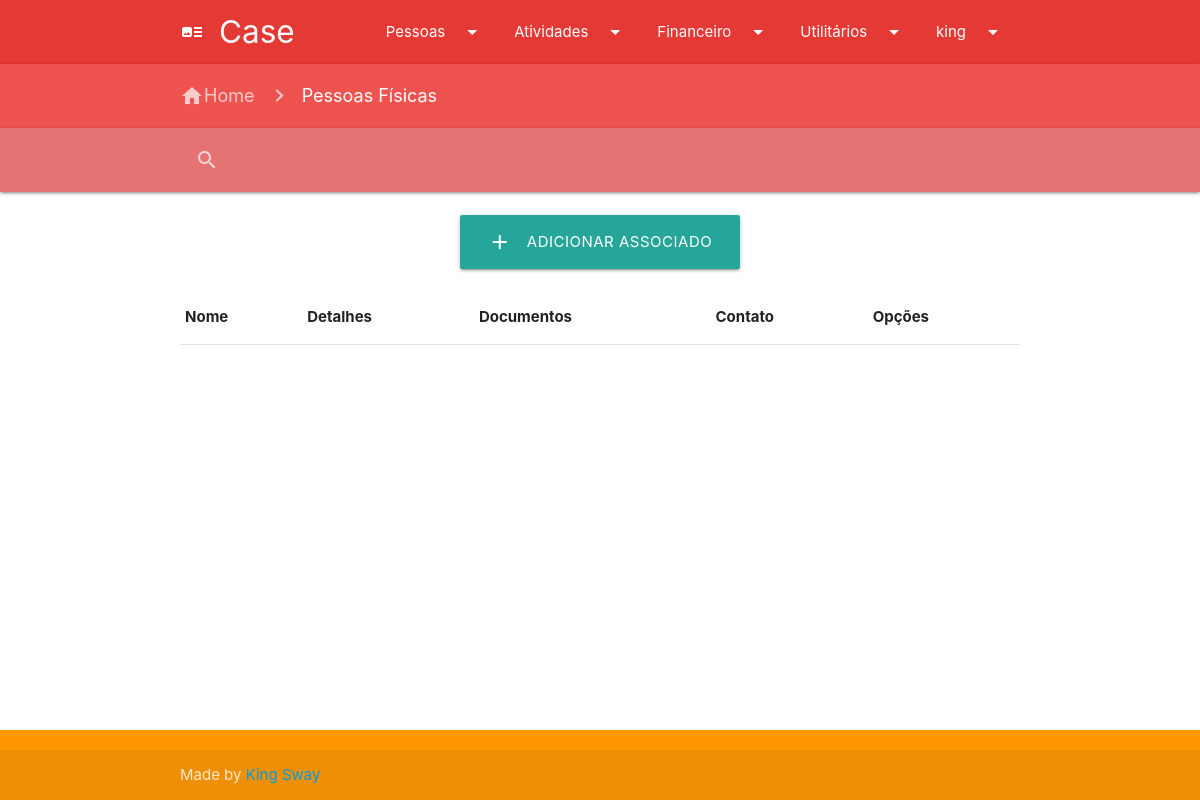
Before: /pf.php (signed in) with the older database file.
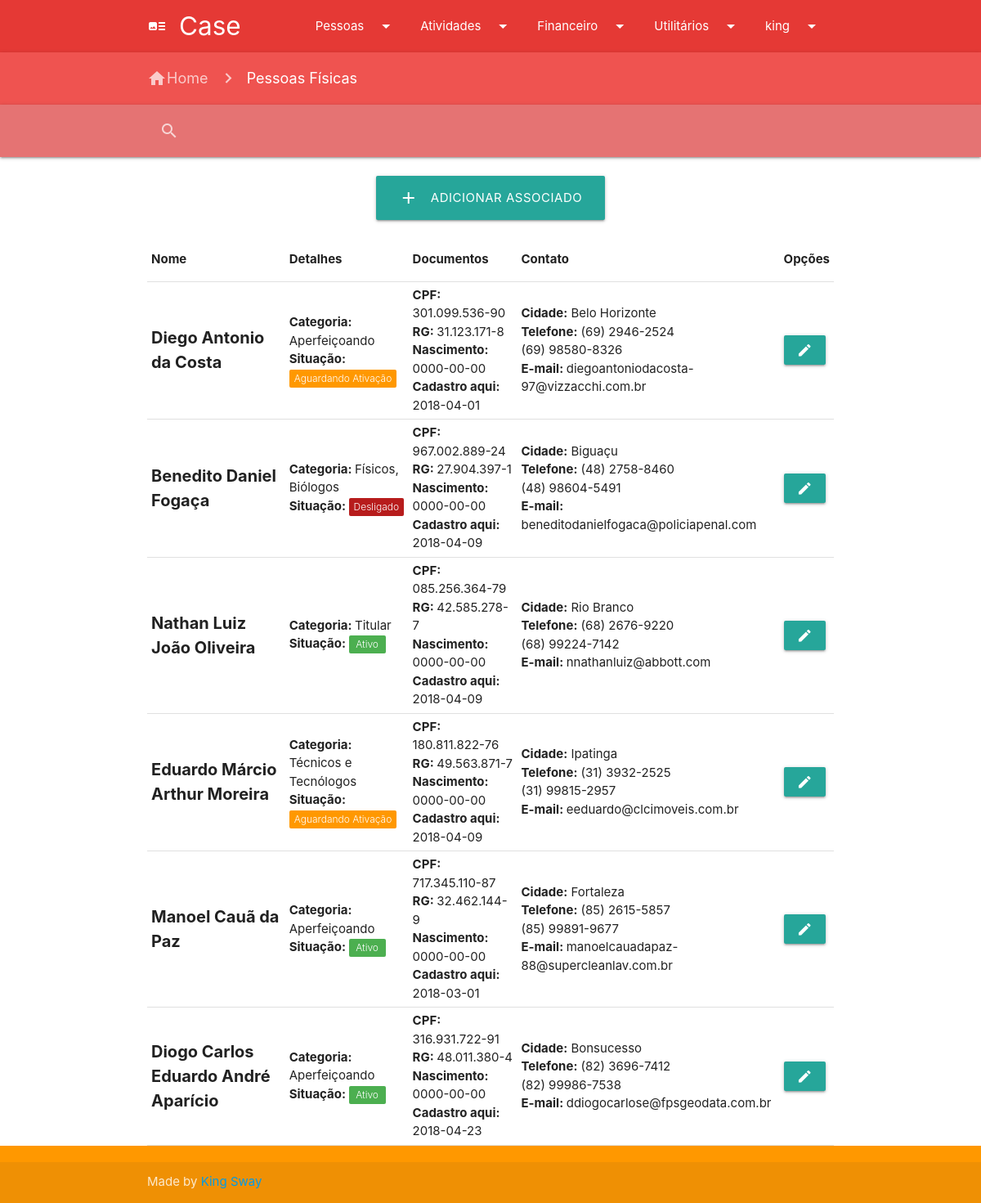
After: the same page with the newer database file.
### tables this page shows
CREATE TABLE `dbusuarios` (
  `id` int(11) NOT NULL,
  `login` varchar(255) NOT NULL,
  `email` varchar(255) NOT NULL,
  `senha` varchar(255) NOT NULL,
  `permissoes` varchar(255) NOT NULL DEFAULT '0' COMMENT '1 - PF 2 - PJ 3 - Cursos 4 - Livros 5 - Inscrições 6 - Voucher 7 - Contas a Pagar 8 - A Receber 9 - Usuários 10 - Projetos',
  `status` int(1) NOT NULL DEFAULT '1'
);

CREATE TABLE `tb_pf` (
  `id` int(11) NOT NULL,
  `nome` varchar(255) NOT NULL,
  `rg` varchar(255) NOT NULL,
  `cpf` varchar(255) NOT NULL,
  `nascimento` date NOT NULL,
  `categoria` varchar(255) NOT NULL,
  `situacao` int(1) NOT NULL,
  `cidade` varchar(255) NOT NULL,
  `estado` varchar(255) NOT NULL,
  `telefone` varchar(255) NOT NULL,
  `celular` varchar(255) NOT NULL,
  `email` varchar(255) NOT NULL,
  `senha` varchar(255) NOT NULL,
  `cadastroaqui` date NOT NULL
);

### pf.php (the view, shortened to what this page needs)
<!DOCTYPE html>
<html>
  <head>
    <link href="css/materialize.css" type="text/css" rel="stylesheet" media="screen,projection"/>
    <link href="css/style.css" type="text/css" rel="stylesheet" media="screen,projection"/>
  </head>
<body>
		<?php require_once ("padroes/navigation.php"); ?>
    <nav class="red lighten-1" role="navigation">
      <div class="nav-wrapper container">
        <a href="index.php" class="breadcrumb"><i class="material-icons">home</i>Home</a>
        <a class="breadcrumb">Pessoas Físicas</a>
      </div>
    </nav>
    <?php require_once ("padroes/search.php"); ?>
    <main>
    <br><div class="container center">
      <a class="waves-effect waves-light btn-large" href="addpf.php"><i class="material-icons left">add</i>Adicionar associado</a><br><br>
      <div style="overflow-x:auto;">
        <table id="table">
          <tr>
            <th>Nome</th>
            <th>Detalhes</th>
            <th>Documentos</th>
            <th>Contato</th>
            <th>Opções</th>
          </tr>
          <?php
          $db = mysqli_connect('localhost', 'root', '', 'dbcollege');
          $user_check_query = "SELECT id, nome, rg, cpf, nascimento, categoria, situacao, cidade, estado, telefone, celular, email, cadastroaqui FROM tb_pf";
          $result = mysqli_query($db, $user_check_query);
          while ($user = mysqli_fetch_assoc($result)){ ?>
          <form method="POST" action="#">
        <tr class="hoverable">
          <td style="font-size: 20px; font-weight: bold;"><?php echo $user['nome'] ?></td>
              <td><b>Categoria: </b><?php echo $user['categoria'] ?><br><b>Situação: </b>
            <?php if ($user['situacao'] == 0) { echo '<span data-badge-caption="Desligado" class="new badge red darken-4">'; }
            if ($user['situacao'] == 1) { echo '<span data-badge-caption="Aguardando Ativação" class="new badge orange">'; }
            if ($user['situacao'] == 2) { echo '<span data-badge-caption="Ativo" class="new badge green">'; } ?></td>
            <td><b>CPF:</b> <?php echo $user['cpf'] ?><br><b>RG: </b><?php echo $user['rg'] ?><br><b>Nascimento: </b><?php echo $user['nascimento'] ?><br><b>Cadastro aqui: </b><?php echo $user['cadastroaqui'] ?></td>
            <td><b>Cidade:</b> <?php echo $user['cidade'] ?><br><b>Telefone:</b> <?php echo $user['telefone'] ?><br><?php echo $user['celular'] ?><br><b>E-mail: </b><?php echo $user['email'] ?><br></td>
          </form>
            <form method="POST" action="editarpf.php">
            <td class="hoverable"><button class="btn tooltipped" data-tooltip="Editar" name="btnEditarPF" <?php echo 'value="'.$user['id'].'"' ?>><i class="material-icons">edit</i></button>
              </td>
            </form>
          <?php } ?>
        </table>
        </div>
    </div>
  </main>
    <?php require_once("padroes/footer.php"); ?>
</body>
</html>

### padroes/navigation.php (shortened to what this page needs)
<!DOCTYPE html>
<html>
<head>
</head>
<body>
  <?php
    $db = mysqli_connect('localhost', 'root', '', 'dbregistro');
    if (isset($_SESSION['usuario'])){
      $usuario = $_SESSION['usuario'];
      $query = "SELECT permissoes FROM dbusuarios WHERE login='$usuario'";
      $result = mysqli_query($db, $query);
      while ($user = mysqli_fetch_assoc($result)){
        $permissoes = explode(',',$user['permissoes']);
       ?>
    <nav class="red darken-1" role="navigation">
      <div class="nav-wrapper container">
        <a id="logo-container" class="brand-logo"><i class="large material-icons">art_track</i>Case</a>
        <ul id="navSite" class="right hide-on-med-and-down">
          <li><a <?php if(in_array("1", $permissoes) || in_array("2", $permissoes)) echo 'class="dropdown-trigger"'; else echo 'class="dropdown-trigger hide"'; ?>  href="#!" data-target="dropdownPessoas">Pessoas<i class="material-icons arrow right">arrow_drop_down</i></a></li>
          <li><a <?php if(in_array("3", $permissoes) || in_array("4", $permissoes) || in_array("5", $permissoes) || in_array("6", $permissoes)) echo 'class="dropdown-trigger"'; else echo 'class="dropdown-trigger hide"'; ?> href="#!" data-target="dropdownAtividades">Atividades<i class="material-icons arrow right">arrow_drop_down</i></a></li>
          <li><a <?php if(in_array("7", $permissoes) || in_array("8", $permissoes)) echo 'class="dropdown-trigger"'; else echo 'class="dropdown-trigger hide"'; ?> href="#!" data-target="dropdownFinanceiro">Financeiro<i class="material-icons arrow right">arrow_drop_down</i></a></li>
          <li><a <?php if(in_array("9", $permissoes) || in_array("10", $permissoes)) echo 'class="dropdown-trigger"'; else echo 'class="dropdown-trigger hide"'; ?> href="#!" data-target="dropdownUtilitarios">Utilitários<i class="material-icons arrow right">arrow_drop_down</i></a></li>
          <?php  if (isset($_SESSION['usuario'])) : ?>
          <li><a class="dropdown-trigger" href="#!" data-target="dropdownLogin"><?php echo $_SESSION['usuario']; ?><i class="material-icons arrow right">arrow_drop_down</i></a></li>
          <?php endif ?>
        </ul>
      </div>
    </nav>
    <?php }}?>
</body>
</html>

### padroes/search.php
<!DOCTYPE html>
<html>
<body>
<nav class="red lighten-2 hoverable">
  <div class="container nav-wrapper">
    <form>
      <div class="input-field">
        <input type="search" id="searchNav" onkeyup="functionSearch()">
        <label class="label-icon" for="search"><i class="material-icons">search</i></label>
        <i class="material-icons">close</i>
      </div>
    </form>
  </div>
</nav>
</body>
</html>

### padroes/footer.php (shortened to what this page needs)
<!DOCTYPE html>
<html>
<head>
	</head>
<body>
	<footer class="page-footer orange">
		<div class="footer-copyright">
			<div class="container">
				Made by <a href="https://github.com/kiingsway" target="_blank">King Sway</a>
			</div>
		</div>
	</footer>
</body>
</html>

### pf.php (style rules this page uses)
td { padding: 5px; cursor: pointer; }

### padroes/footer.php (style rules this page uses)
body { display: flex;min-height: 100vh;flex-direction: column; }
main { flex: 1 0 auto; }

Changed rows visible on the page:
added tb_pf: nome "Diego Antonio da Costa", categoria "Aperfeiçoando", situacao 1 (drawn), cpf "301.099.536-90", rg "31.123.171-8", nascimento "0000-00-00", cadastroaqui "2018-04-01", cidade "Belo Horizonte", telefone "(69) 2946-2524", celular "(69) 98580-8326", email "diegoantoniodacosta-97@vizzacchi.com.br", $user['id'] 1 (drawn)
added tb_pf: nome "Benedito Daniel Fogaça", categoria "Físicos, Biólogos", situacao 0 (drawn), cpf "967.002.889-24", rg "27.904.397-1", nascimento "0000-00-00", cadastroaqui "2018-04-09", cidade "Biguaçu", telefone "(48) 2758-8460", celular "(48) 98604-5491", email "beneditodanielfogaca@policiapenal.com", $user['id'] 2 (drawn)
added tb_pf: nome "Nathan Luiz João Oliveira", categoria "Titular", situacao 2 (drawn), cpf "085.256.364-79", rg "42.585.278-7", nascimento "0000-00-00", cadastroaqui "2018-04-09", cidade "Rio Branco", telefone "(68) 2676-9220", celular "(68) 99224-7142", email "nnathanluiz@abbott.com", $user['id'] 3 (drawn)
added tb_pf: nome "Eduardo Márcio Arthur Moreira", categoria "Técnicos e Tecnólogos", situacao 1 (drawn), cpf "180.811.822-76", rg "49.563.871-7", nascimento "0000-00-00", cadastroaqui "2018-04-09", cidade "Ipatinga", telefone "(31) 3932-2525", celular "(31) 99815-2957", email "eeduardo@clcimoveis.com.br", $user['id'] 4 (drawn)
added tb_pf: nome "Manoel Cauã da Paz", categoria "Aperfeiçoando", situacao 2 (drawn), cpf "717.345.110-87", rg "32.462.144-9", nascimento "0000-00-00", cadastroaqui "2018-03-01", cidade "Fortaleza", telefone "(85) 2615-5857", celular "(85) 99891-9677", email "manoelcauadapaz-88@supercleanlav.com.br", $user['id'] 5 (drawn)
added tb_pf: nome "Diogo Carlos Eduardo André Aparício", categoria "Aperfeiçoando", situacao 2 (drawn), cpf "316.931.722-91", rg "48.011.380-4", nascimento "0000-00-00", cadastroaqui "2018-04-23", cidade "Bonsucesso", telefone "(82) 3696-7412", celular "(82) 99986-7538", email "ddiogocarlose@fpsgeodata.com.br", $user['id'] 6 (drawn)
